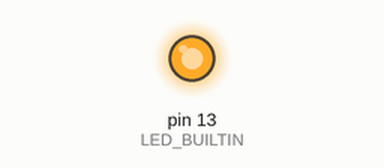
The sketch below on a simulated Arduino Uno, built with avr-gcc and run on an emulated ATmega328P. Parts: output pins drawn as LEDs (lit = HIGH).

Above: at 0.5 s.
At 10.5 s:
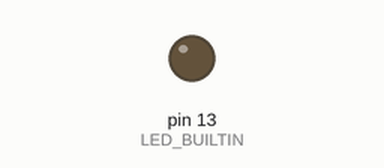
Timing chart, 0 to 11.7 s (numbered marks = the images above):
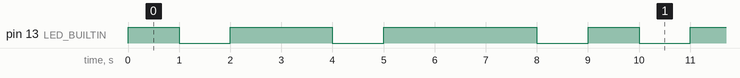

Measured:
- by itself, pin 13 (LED_BUILTIN): repeats every 9.0 s: LOW 1.0 s, HIGH 2.0 s, LOW 1.0 s, HIGH 3.0 s, LOW 1.0 s, HIGH 1.0 s
- by itself, everything shown: repeats every 9.0 s, in 6 steps

The sketch:

ledBlink.ino
```cpp
// makes the on-board LED blink in a certain manner

void setup() {
  // put your setup code here, to run once:
  pinMode(LED_BUILTIN, OUTPUT);
}

// blink for "interval" seconds and turn off
void timedBlink(int interval){
  digitalWrite(LED_BUILTIN, HIGH);
  delay(interval * 1000); // arguments in nanoseconds
  digitalWrite(LED_BUILTIN, LOW);
  delay(1000);
}

// the button turns on for 1 second, 2 seconds and 3 second with 1 second turnoff time between each blink.
void sequenceBlink(int interval) {
  for(int i = 1; i <= 3; i++){
    timedBlink(i);
  }
}

void loop() {
  // put your main code here, to run repeatedly:
  sequenceBlink(2);
}
```
